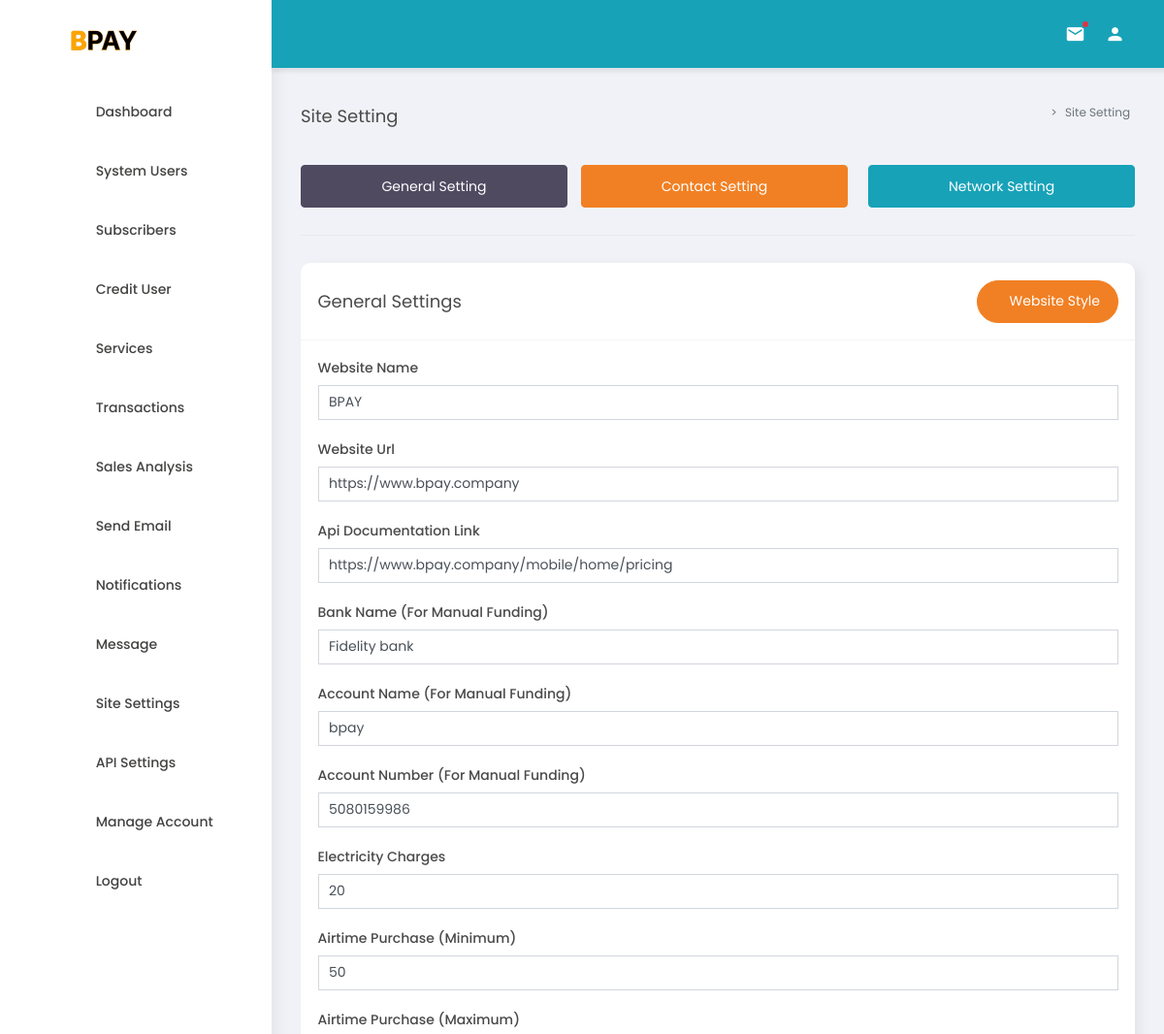
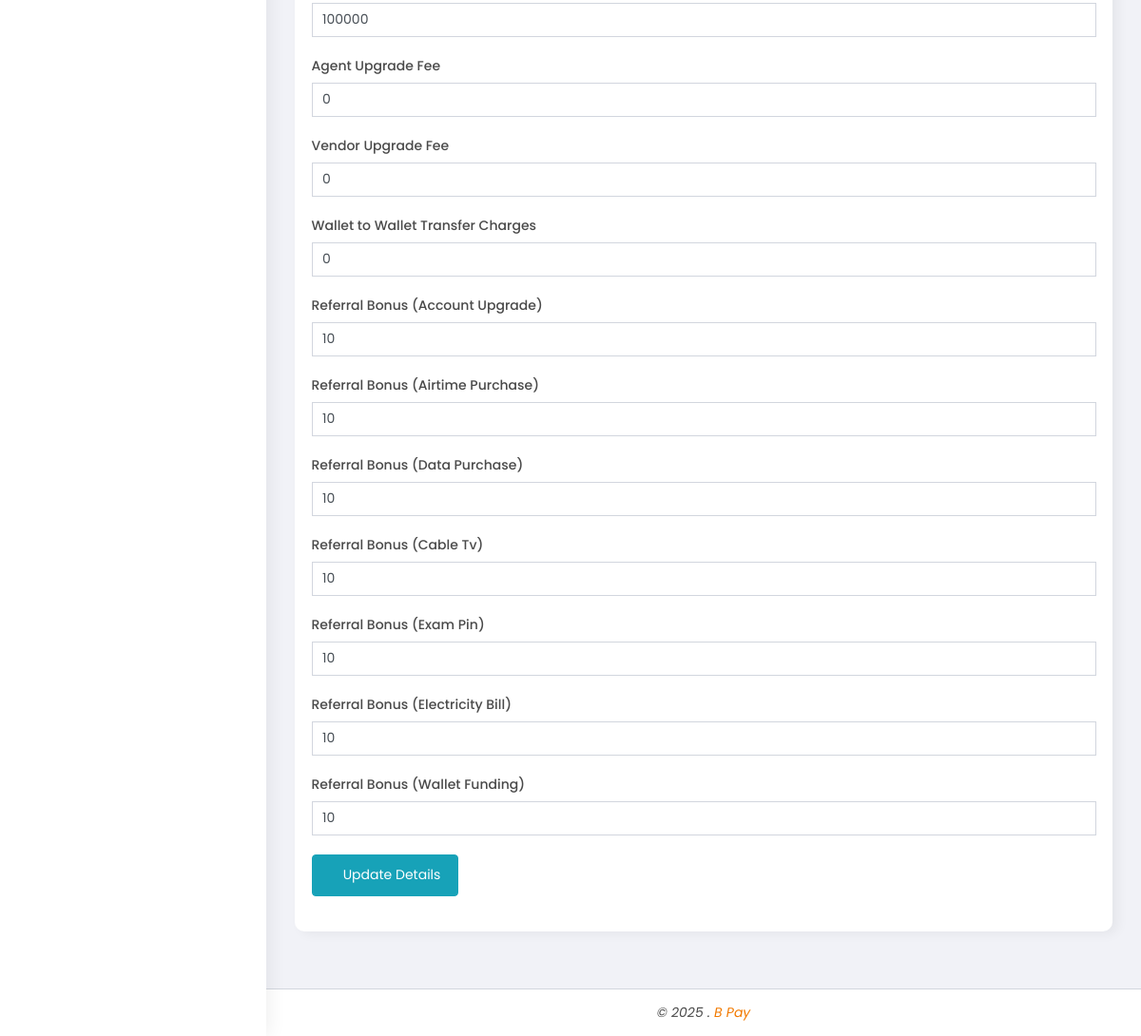
The page /admin/dashboard/site-setting (signed in) on the database its author committed (2 pictures, top to bottom).
### tables this page shows
CREATE TABLE `sitesettings` (
  `sId` int NOT NULL,
  `sitename` varchar(20) DEFAULT NULL,
  `siteurl` varchar(100) DEFAULT NULL,
  `agentupgrade` varchar(20) DEFAULT NULL,
  `vendorupgrade` varchar(20) DEFAULT NULL,
  `apidocumentation` varchar(100) DEFAULT NULL,
  `phone` varchar(20) DEFAULT NULL,
  `email` varchar(50) DEFAULT NULL,
  `whatsapp` varchar(20) DEFAULT NULL,
  `whatsappgroup` varchar(100) DEFAULT NULL,
  `facebook` varchar(10) DEFAULT NULL,
  `twitter` varchar(200) DEFAULT NULL,
  `instagram` varchar(200) DEFAULT NULL,
  `telegram` varchar(100) DEFAULT NULL,
  `referalupgradebonus` float NOT NULL DEFAULT '100',
  `referalairtimebonus` float NOT NULL DEFAULT '1',
  `referaldatabonus` float NOT NULL DEFAULT '1',
  `referalwalletbonus` float NOT NULL DEFAULT '1',
  `referalcablebonus` float NOT NULL DEFAULT '1',
  `referalexambonus` float NOT NULL DEFAULT '1',
  `referalmeterbonus` float NOT NULL DEFAULT '1',
  `wallettowalletcharges` float NOT NULL DEFAULT '50',
  `sitecolor` varchar(10) NOT NULL DEFAULT '#0000e6',
  `logindesign` varchar(10) NOT NULL DEFAULT '5',
  `homedesign` varchar(10) NOT NULL DEFAULT '5',
  `notificationStatus` varchar(5) NOT NULL DEFAULT 'Off',
  `accountname` varchar(50) DEFAULT NULL,
  `accountno` varchar(15) DEFAULT NULL,
  `bankname` varchar(20) DEFAULT NULL,
  `electricitycharges` varchar(5) DEFAULT NULL,
  `airtimemin` varchar(10) NOT NULL DEFAULT '50',
  `airtimemax` varchar(10) NOT NULL DEFAULT '500'
);

### core/Models/Model.php (called while the page is built, shortened)
<?php
	class Model{
		public static $host="localhost";
		public static $dbName="bpaycomp_new";
		public static $username="bpaycomp_new";
		public static $password="admin@25..25";
        public function connectDb(){
            $pdo = new PDO("mysql:host=".self::$host.";dbname=".self::$dbName,self::$username,self::$password);
	    	$pdo->setAttribute(PDO::ATTR_ERRMODE, PDO::ERRMODE_EXCEPTION);
	    	return $pdo;
        }
	}
?>

### admin/dashboard/includes/route.php (called while the page is built, shortened)
<?php
    $link=explode("/",$_GET["url"]);
    $url=$link[0];
    createView($url);
    function createView($url){
        if(file_exists($url.".php")){
            $data=getDataIfAny($url);
        }
    }
    function getDataIfAny($page){
        $controller = new AdminController;
        switch($page){
            case "site-setting":
                return $controller->getSiteSettings();
                break;
        }
    }
?>

### core/Models/AdminModel.php (called while the page is built, shortened)
<?php
	class AdminModel extends Model{
		public function getSiteSettings(){
			$dbh=self::connect();
			$sql = "SELECT * FROM sitesettings WHERE sId=1";
            $query = $dbh->prepare($sql);
            $query->execute();
            $results=$query->fetch(PDO::FETCH_OBJ);
            return $results;
		}
	}
?>

### core/Controllers/AdminController.php (called while the page is built, shortened)
<?php
	class AdminController extends Controller{
		protected $model;
		public function __construct(){
			if(isset($_SESSION['sysId']) && isset($_SESSION["sysRole"])){
				if($_SESSION['sysId']!='' && $_SESSION["sysRole"] !=''){
					$this->model=new AdminModel;
				}
				else{ header("Location: ../"); exit();}
			}
			else{ header("Location: ../"); exit();}
		}
		public function getSiteSettings(){
			$data=$this->model->getSiteSettings();
			return $data;
		}
	}
?>

### admin/dashboard/site-setting.php (the view)
<div class="d-flex justify-content-between">
    <a class="btn btn-dark btn-block mr-2" href="site-setting">General Setting</a>
    <a class="btn btn-primary btn-block ml-2 mt-0" href="contact-setting">Contact Setting</a>
    <a class="btn btn-info btn-block ml-4 mt-0" href="network-setting">Network Setting</a>
</div>
<hr/>
<div class="row">
<div class="col-12">
    <div class="box">
    <div class="box-header with-border d-flex align-items-center justify-content-between">
              <h4 class="box-title">General Settings</h4>
			  <a class="btn btn-primary btn-rounded text-white" href="website-style">
				  <i class="fa fa-eye" aria-hidden="true"></i> Website Style
			  </a>
            </div>
        <div class="box-body">
        <form  method="post" class="form-submit">
               <div class="form-group">
                    <label for="success" class="control-label">Website Name</label>
                    <div class="">
                    <input type="text" name="sitename" value="<?php echo $data->sitename; ?>" class="form-control" required="required">
                    </div>
                </div>
                <div class="form-group">
                    <label for="success" class="control-label">Website Url</label>
                    <div class="">
                    <input type="text" name="siteurl" value="<?php echo $data->siteurl; ?>" class="form-control" required="required">
                    </div>
                </div>
                <div class="form-group">
                    <label for="success" class="control-label">Api Documentation Link</label>
                    <div class="">
                    <input type="text" name="apidocumentation" value="<?php echo $data->apidocumentation; ?>" class="form-control" required="required">
                    </div>
                </div>
                <div class="form-group">
                    <label for="success" class="control-label">Bank Name (For Manual Funding)</label>
                    <div class="">
                    <input type="text" name="bankname" value="<?php echo $data->bankname; ?>" class="form-control" required="required">
                    </div>
                </div>
                <div class="form-group">
                    <label for="success" class="control-label">Account Name (For Manual Funding)</label>
                    <div class="">
                    <input type="text" name="accountname" value="<?php echo $data->accountname; ?>" class="form-control" required="required">
                    </div>
                </div>
                <div class="form-group">
                    <label for="success" class="control-label">Account Number (For Manual Funding)</label>
                    <div class="">
                    <input type="number" name="accountno" value="<?php echo $data->accountno; ?>" class="form-control" required="required">
                    </div>
                </div>
                <div class="form-group">
                    <label for="success" class="control-label">Electricity Charges</label>
                    <div class="">
                    <input type="text" name="electricitycharges" value="<?php echo $data->electricitycharges; ?>" class="form-control" required="required">
                    </div>
                </div>
                <div class="form-group">
                    <label for="success" class="control-label">Airtime Purchase (Minimum)</label>
                    <div class="">
                    <input type="text" name="airtimemin" value="<?php echo $data->airtimemin; ?>" class="form-control" required="required">
                    </div>
                </div>
                <div class="form-group">
                    <label for="success" class="control-label">Airtime Purchase (Maximum)</label>
                    <div class="">
                    <input type="text" name="airtimemax" value="<?php echo $data->airtimemax; ?>" class="form-control" required="required">
                    </div>
                </div>
                <div class="form-group">
                    <label for="success" class="control-label">Agent Upgrade Fee</label>
                    <div class="">
                    <input type="text" name="agentupgrade" value="<?php echo $data->agentupgrade; ?>" class="form-control" required="required">
                    </div>
                </div>
                <div class="form-group">
                    <label for="success" class="control-label">Vendor Upgrade Fee</label>
                    <div class="">
                    <input type="text" name="vendorupgrade" value="<?php echo $data->vendorupgrade; ?>" class="form-control" required="required">
                    </div>
                </div>
                <div class="form-group">
                    <label for="success" class="control-label">Wallet to Wallet Transfer Charges</label>
                    <div class="">
                    <input type="text" name="wallettowalletcharges" value="<?php echo $data->wallettowalletcharges; ?>" class="form-control" required="required">
                    </div>
                </div>
                <div class="form-group">
                    <label for="success" class="control-label">Referral Bonus (Account Upgrade)</label>
                    <div class="">
                    <input type="text" name="referalupgradebonus" value="<?php echo $data->referalupgradebonus; ?>" class="form-control" required="required">
                    </div>
                </div>
                <div class="form-group">
                    <label for="success" class="control-label">Referral Bonus (Airtime Purchase)</label>
                    <div class="">
                    <input type="text" name="referalairtimebonus" value="<?php echo $data->referalairtimebonus; ?>" class="form-control" required="required">
                    </div>
                </div>
                <div class="form-group">
                    <label for="success" class="control-label">Referral Bonus (Data Purchase)</label>
                    <div class="">
                    <input type="text" name="referaldatabonus" value="<?php echo $data->referaldatabonus; ?>" class="form-control" required="required">
                    </div>
                </div>
                <div class="form-group">
                    <label for="success" class="control-label">Referral Bonus (Cable Tv)</label>
                    <div class="">
                    <input type="text" name="referalcablebonus" value="<?php echo $data->referalcablebonus; ?>" class="form-control" required="required">
                    </div>
                </div>
                <div class="form-group">
                    <label for="success" class="control-label">Referral Bonus (Exam Pin)</label>
                    <div class="">
                    <input type="text" name="referalexambonus" value="<?php echo $data->referalexambonus; ?>" class="form-control" required="required">
                    </div>
                </div>
                <div class="form-group">
                    <label for="success" class="control-label">Referral Bonus (Electricity Bill)</label>
                    <div class="">
                    <input type="text" name="referalmeterbonus" value="<?php echo $data->referalmeterbonus; ?>" class="form-control" required="required">
                    </div>
                </div>
                <div class="form-group">
                    <label for="success" class="control-label">Referral Bonus (Wallet Funding)</label>
                    <div class="">
                    <input type="text" name="referalwalletbonus" value="<?php echo $data->referalwalletbonus; ?>" class="form-control" required="required">
                    </div>
                </div>
                <div class="form-group">
                    <div class="">
                       <button type="submit" name="update-site-setting" class="btn btn-info btn-submit"><i class="fa fa-save" aria-hidden="true"></i> Update Details</button>
                    </div>
                </div>
        </form>
        </div>
      </div>
</div>
</div>

### rows shown on the page
sitesettings: sitename "BPAY", siteurl "https://www.bpay.company", apidocumentation "https://www.bpay.company/mobile/home/pricing", bankname "Fidelity bank", accountname "bpay", accountno "5080159986", electricitycharges "20", airtimemin "50", airtimemax "100000", agentupgrade "0", vendorupgrade "0", wallettowalletcharges "0", referalupgradebonus "10", referalairtimebonus "10", referaldatabonus "10", referalcablebonus "10", referalexambonus "10", referalmeterbonus "10", referalwalletbonus "10"

### other values the page prints
$title "Site Setting"
